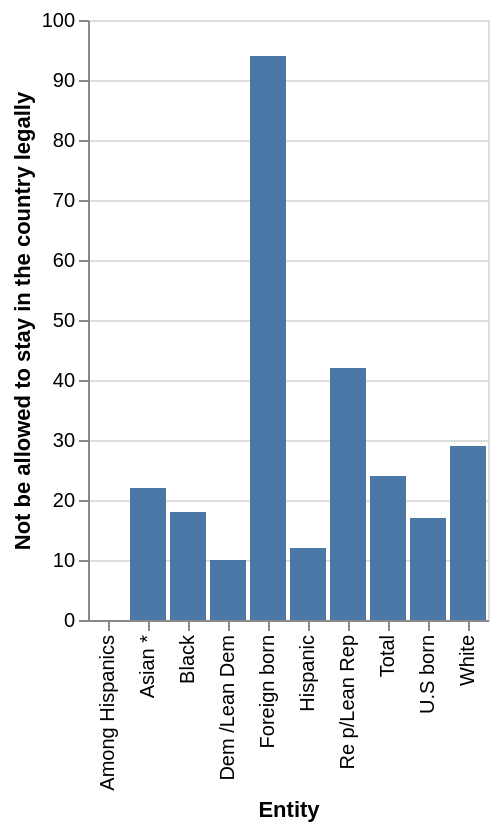

Vega-Lite specification for this chart:
### Vega-Lite specification from a JSON file in a GitHub repository (floating-point values rounded to 4 significant figures)
{"$schema": "https://vega.github.io/schema/vega-lite/v5.json", "description": "Bar chart auto-generated from CSV", "data": {"values": [{"Entity": "Foreign born", "Not be allowed to stay in the country legally": 94}, {"Entity": "U.S born", "Not be allowed to stay in the country legally": 17}, {"Entity": "Among Hispanics", "Not be allowed to stay in the country legally": 0}, {"Entity": "Hispanic", "Not be allowed to stay in the country legally": 12}, {"Entity": "Asian *", "Not be allowed to stay in the country legally": 22}, {"Entity": "Black", "Not be allowed to stay in the country legally": 18}, {"Entity": "White", "Not be allowed to stay in the country legally": 29}, {"Entity": "Re p/Lean Rep", "Not be allowed to stay in the country legally": 42}, {"Entity": "Dem /Lean Dem", "Not be allowed to stay in the country legally": 10}, {"Entity": "Total", "Not be allowed to stay in the country legally": 24}]}, "mark": "bar", "encoding": {"x": {"field": "Entity", "type": "ordinal"}, "y": {"field": "Not be allowed to stay in the country legally", "type": "quantitative"}}}
